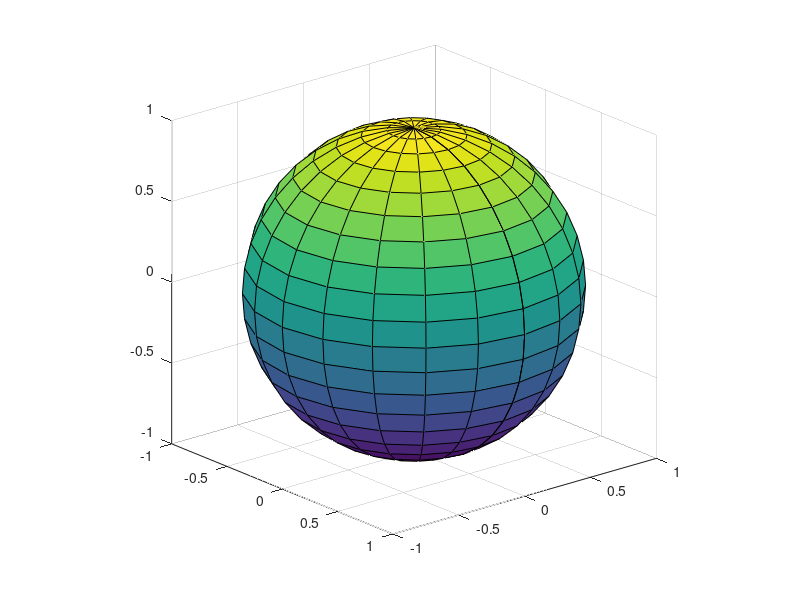

Recreate this plot in MATLAB. (Note: this script raises an error after producing the figure.)

figure

%% Plot a sphere
%Create unit sphere
[X,Y,Z] = sphere;

%Plot surface
sph = surf(X,Y,Z);
view(50,20);
axis equal;

%Define colors,lighting, etc
sph.FaceColor = [0.53,0.81,0.93]; %Face color
sph.FaceAlpha = 0.4; %Face transparency
sph.EdgeAlpha = 0.6; %Edge transparency

%Define axis' limits
xlim([-1.5 1.5]);
ylim([-1.5 1.5]);

%Label axis
xlabel('x');
ylabel('y');
zlabel('z');

hold on;
%% Plot a plane on top of the sphere

%Define vertices
v = [-1 1 1; -1 -1 1; 1 -1 1; 1 1 1];
%Define faces
f = [1 2 3 4];

%Plot surface
pl = patch('Faces',f,'Vertices',v);

%Define colors,lighting,etc
pl.FaceColor = [0.46,0.96,0.62];
pl.FaceAlpha = 0.6;
pl.EdgeAlpha = 0;

